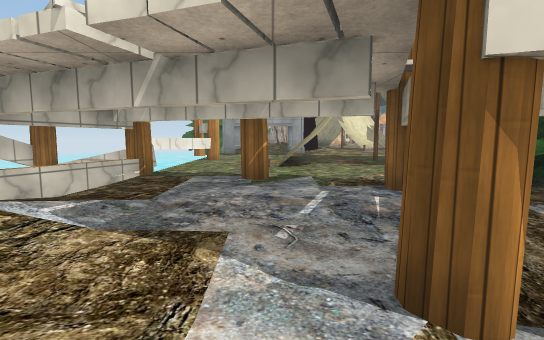
view 1 (above)

17 first-person views from a walk through a scene from a Unity 3-D project. The camera is 1.3 m above the floor, tilts 6° down and sees 85° across. The floor is counted in squares, 2 m on a side. Each view is taken from the middle of a square. On the plan, view 1 faces up. The plan holds only what a view shows up to about 9 squares ahead; the rest is blank. The place goes on beyond the plan. Some surface patterns are stand-ins.

view 2
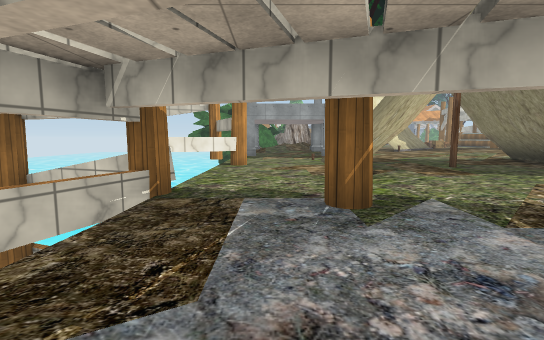

view 3
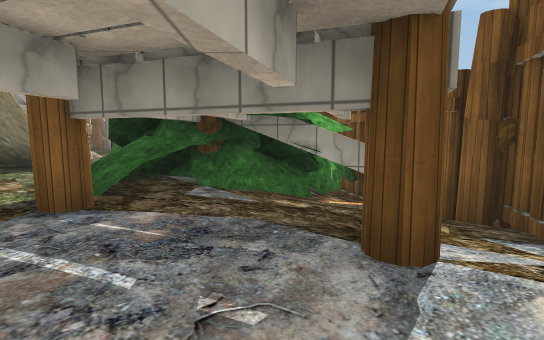

view 4
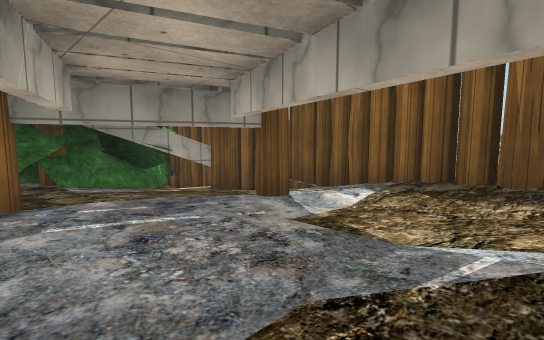

view 5
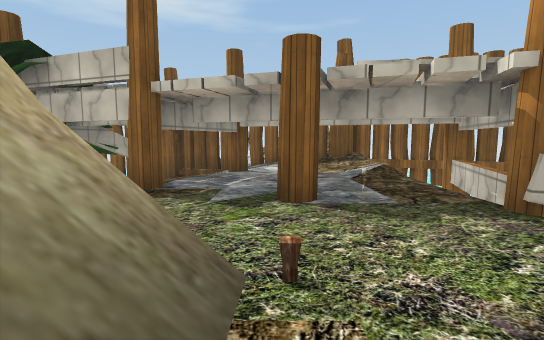

view 6
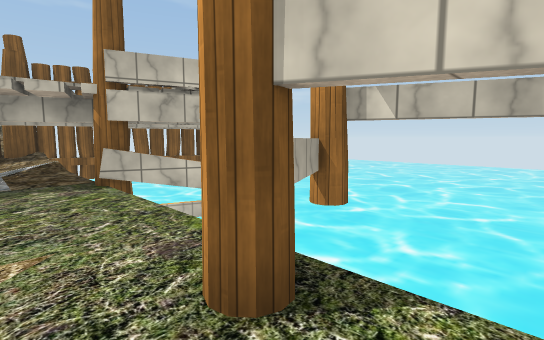

view 7
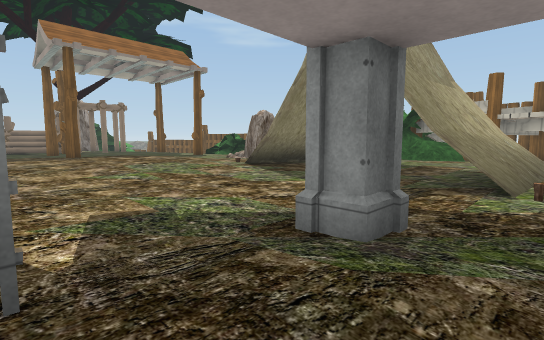

view 8
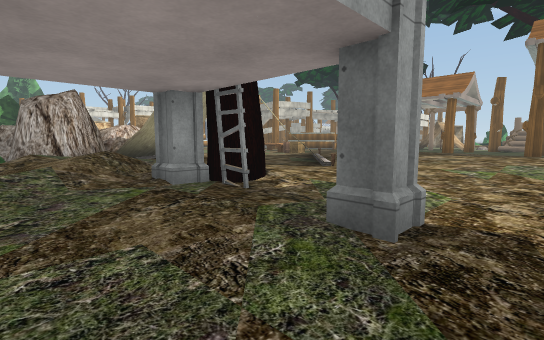

view 9
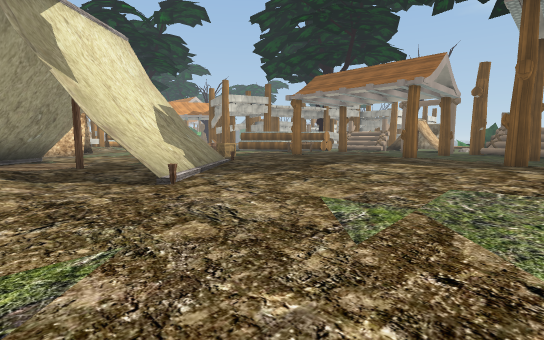

view 10
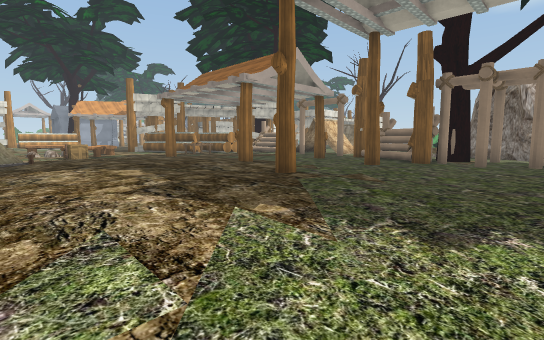

view 11
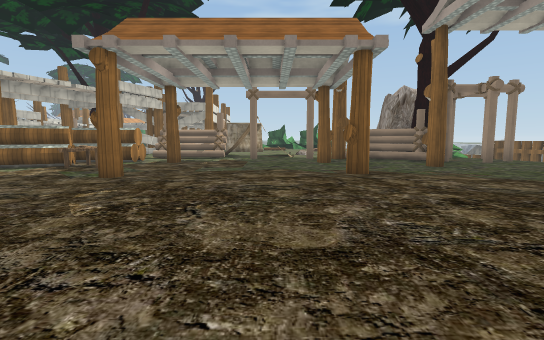

view 12
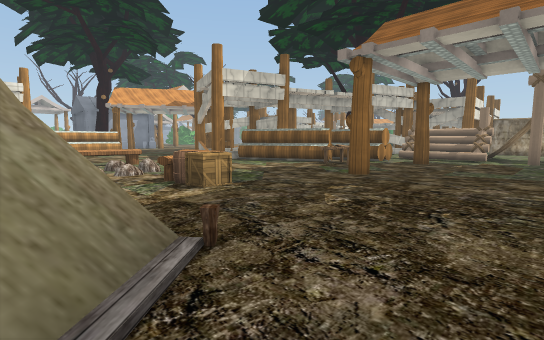

view 13
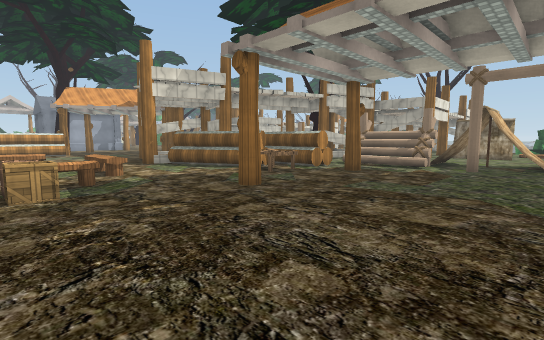

view 14
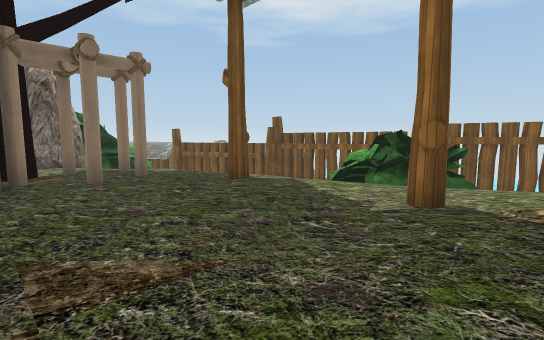

view 15
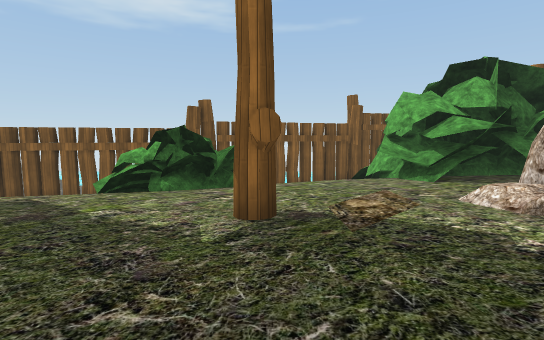

view 16
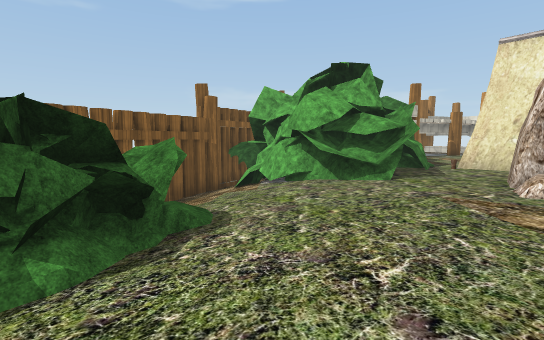

view 17
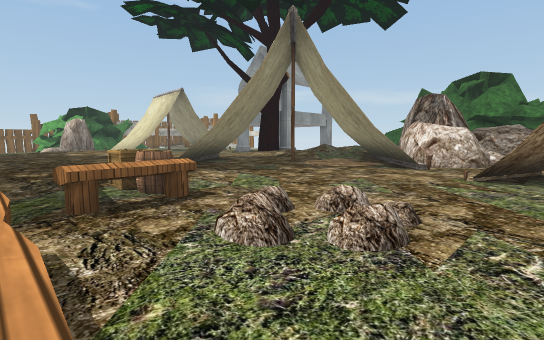

### Floor plan
Key: @ floor where view 1 was taken; # wall or solid block; x gap in a wall; . main floor; : floor 0.5 m higher than the main floor; + floor 0.75 m higher than the main floor; / step, stairs or slope; = window, fence, low wall or low ledge; ^ raised ledge; v drop or lower ground; R rock; C carpet; T table; B bench; A crate; E barrel; N tent.
Columns run from 5 left of view 1 to 22 right of it. Each row starts with its distance up from view 1.
 25          /NN...B...
 24      RR ..//..//B..#
 23      RRRRR....//B..###
 22      # RRC....BB...TT#
 21      RR/  ...AE....TT.
 20          ... ....#...#.#
 19          .# //.........#
 18     /// /. //..:.........
 17     /////#//..:::.......NN
 16     //##/.=..::::#...#...
 15     /.#......::::.....
 14     .........::.......
 13     ..#.....:::/#...#.
 12     ........::::.....###
 11   x.........:::......x.#.##R
 10  v #..=...#/.........#.../#
  9  vv#..=.#.#.............
  8  vv...=...#.#R..#...#.//
  7    ...#...#........//
  6 #vv........###.///=/
  5   v..#.../+###///##=
  4   v.....=#####///
  3 vv##..#.######//     ###
  2 v  /...//### ^///#
  1 ##v///#//#########
  0   v##@//#####
 -1      ######

Where each view was taken, in squares from view 1:
view 1: 0 up, 0 right, facing up
view 2: 2 up, 1 left, facing up
view 3: 2 up, 1 left, facing right
view 4: 4 up, 2 left, facing down-right
view 5: 8 up, 0 right, facing down
view 6: 10 up, 1 left, facing down-left
view 7: 15 up, 0 right, facing down-right
view 8: 12 up, 1 left, facing up-right
view 9: 12 up, 3 right, facing up-right
view 10: 9 up, 7 right, facing up-right
view 11: 17 up, 7 right, facing right
view 12: 17 up, 7 right, facing up-right
view 13: 16 up, 9 right, facing up-right
view 14: 12 up, 10 right, facing down-right
view 15: 11 up, 11 right, facing down
view 16: 8 up, 13 right, facing down-left
view 17: 25 up, 11 right, facing down-left
